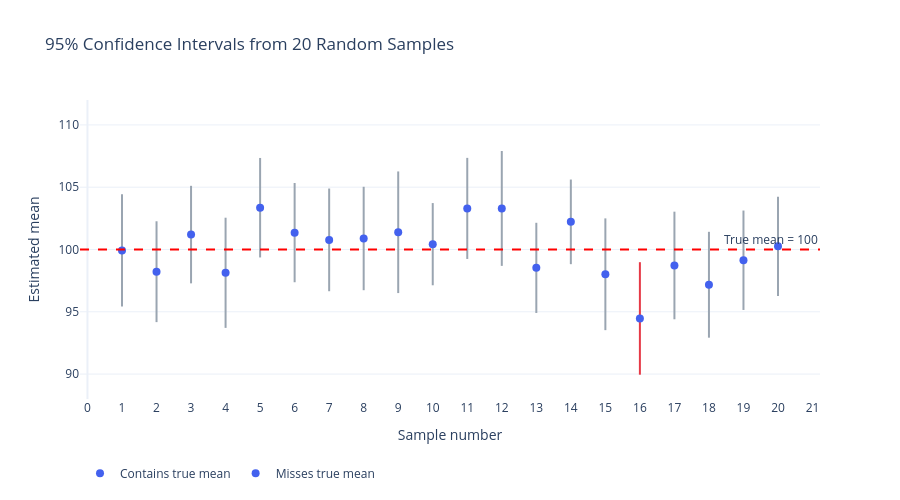

Notebook code cell kept with this figure:
### Code cell
# ci_plot.py  |  pip install numpy scipy plotly
import numpy as np
import plotly.graph_objects as go
from scipy import stats

MU, SIGMA, N, K = 100, 10, 25, 20   # true mean, sd, sample size, number of samples
T = stats.t.ppf(0.975, N - 1)

def simulate(seed):
    rng = np.random.default_rng(seed)
    x = rng.normal(MU, SIGMA, (K, N))
    means = x.mean(axis=1)
    half = T * x.std(axis=1, ddof=1) / np.sqrt(N)
    return means, half

# Pick a seed where exactly one interval misses (for a clean demo)
for seed in range(10_000):
    means, half = simulate(seed)
    miss = (means - half > MU) | (means + half < MU)
    if miss.sum() == 1:
        break

idx = np.arange(1, K + 1)
fig = go.Figure()

for mask, color, name in [(~miss, "#9aa5b1", "Contains true mean"),
                          (miss,  "#e63946", "Misses true mean")]:
    fig.add_trace(go.Scatter(
        x=idx[mask], y=means[mask], mode="markers", name=name,
        marker=dict(color="#4361ee", size=8),
        error_y=dict(type="data", array=half[mask], color=color, thickness=2, width=0),
    ))

fig.add_hline(y=MU, line=dict(color="red", dash="dash"),
              annotation_text="True mean = 100", annotation_position="top right")

fig.update_layout(
    title="95% Confidence Intervals from 20 Random Samples",
    xaxis=dict(title="Sample number", dtick=1, showgrid=False),
    yaxis=dict(title="Estimated mean", range=[88, 112]),
    template="plotly_white", height=500, legend=dict(orientation="h", y=-0.2),
)

fig.write_html("index.html", include_plotlyjs="cdn")
fig.show()

### Figure 1 — Plotly figure (JSON) as saved in the notebook; plotly's stock layout.template omitted (floating-point values rounded to 4 significant figures)
{"data": [{"error_y": {"array": [4.507, 4.048, 3.915, 4.421, 3.993, 3.982, 4.122, 4.151, 4.881, 3.3, 4.057, 4.61, 3.619, 3.398, 4.486, 4.319, 4.249, 3.99, 3.984], "color": "#9aa5b1", "thickness": 2, "type": "data", "width": 0}, "marker": {"color": "#4361ee", "size": 8}, "mode": "markers", "name": "Contains true mean", "type": "scatter", "x": [1, 2, 3, 4, 5, 6, 7, 8, 9, 10, 11, 12, 13, 14, 15, 17, 18, 19, 20], "y": [99.92, 98.22, 101.2, 98.13, 103.4, 101.4, 100.8, 100.9, 101.4, 100.4, 103.3, 103.3, 98.53, 102.2, 98.01, 98.72, 97.17, 99.14, 100.3]}, {"error_y": {"array": [4.515], "color": "#e63946", "thickness": 2, "type": "data", "width": 0}, "marker": {"color": "#4361ee", "size": 8}, "mode": "markers", "name": "Misses true mean", "type": "scatter", "x": [16], "y": [94.47]}], "layout": {"annotations": [{"showarrow": false, "text": "True mean = 100", "x": 1, "xanchor": "right", "xref": "x domain", "y": 100, "yanchor": "bottom", "yref": "y"}], "height": 500, "legend": {"orientation": "h", "y": -0.2}, "shapes": [{"line": {"color": "red", "dash": "dash"}, "type": "line", "x0": 0, "x1": 1, "xref": "x domain", "y0": 100, "y1": 100, "yref": "y"}], "title": {"text": "95% Confidence Intervals from 20 Random Samples"}, "xaxis": {"dtick": 1, "showgrid": false, "title": {"text": "Sample number"}}, "yaxis": {"range": [88, 112], "title": {"text": "Estimated mean"}}}}
